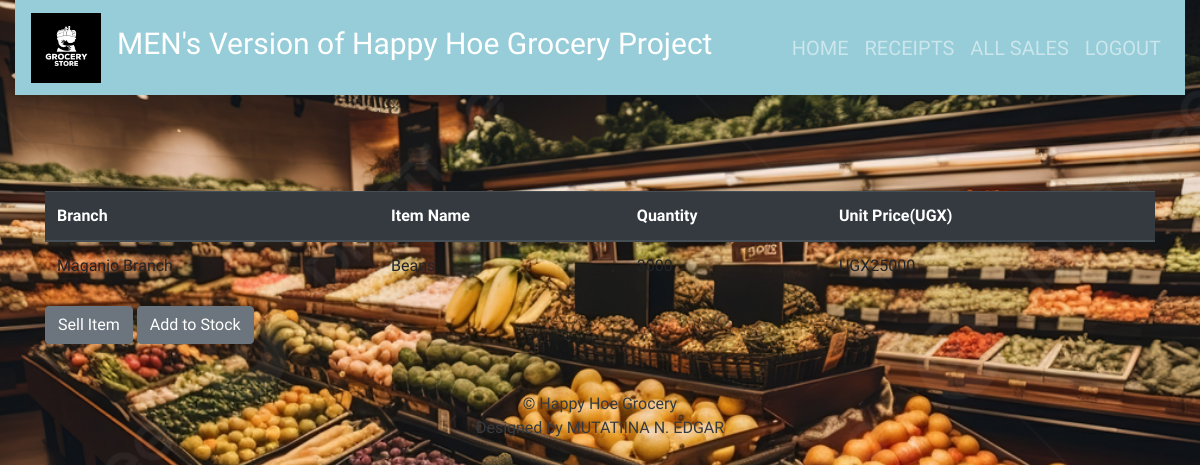
Page /home/9/ (signed in) on the committed database.
### kgl/models.py (models this page shows, shortened)
class Stockx(models.Model):
    item_name=models.CharField(max_length=50, null = True, blank=True)
    stock_branch_name=models.CharField(max_length=50, null = True, blank=True)
    stock_type=models.CharField(max_length=50, null = True, blank=True)
    stock_time_of_produce=models.CharField(max_length=50, null = True, blank=True)
    stock_contact=models.CharField(max_length=50, null = True, blank=True)
    stock_source = models.CharField(max_length=50, null = True, blank=True)
    unit_cost = models.IntegerField(default=10, null = True, blank=True)
    unit_price = models.IntegerField(default=0, null = True, blank=True)
    total_quantity = models.IntegerField(default=0, null = True, blank=True)
    issued_quantity = models.IntegerField(default=0, null = True, blank=True)

### kgl/views.py (the view)
# urls.py: path('home/<int:product_id>/',views.product_detail, name = 'product_detail'),
@login_required
def product_detail(request, product_id):
    product = Stockx.objects.get(id = product_id)
    return render(request,"kgl/product_detail.html", {'product': product})

### kgl/templates/kgl/product_detail.html
{% extends 'kgl/base.html'%}
{% block content%}
{% load static %}
<br></br>
<br></br>
<div class = "container">
  <table class="table">
    <thead class="thead-dark">
      <tr>
        <th scope="col">Branch</th>
        <th scope="col">Item Name</th>
        <th scope="col">Quantity</th>
        <th scope="col">Unit Price(UGX)</th>
      </tr>
    </thead>
    <tbody>
      <tr>
        <td>{{product.stock_branch_name}}</td>
        <td>{{product.item_name}}</td>
        <td>{{product.total_quantity}}</td>
        <td>UGX{{product.unit_price}}</td>
      </tr>
    </tbody>
  </table>
</div>
<div class = "container">
  <a href="{% url 'issue_item' product.id %}" ><input type="submit" value="Sell Item" class="btn btn-secondary" btn type="button"/></a>
  <a href="{% url 'add_to_stock' product.id %}" ><input type= "submit" value="Add to Stock" class="btn btn-secondary btn" type="button"/></a>
</div>
{% endblock%}

### kgl/static/kgl/main.css (style rules this page uses)
html,body { position: relative; overflow-x: hidden; background: url('kgl/static/kgl/images/index.jpg'); width: 100% !important; height: 100vh; display: table; position: relative; background-position: center; background-attachment: scroll; -o-background-size: cover; -moz-background-size: cover; -webkit-background-size: cover; background-size: cover; background-repeat: no-repeat; }
body { background-color: #e0d5bf; font-family: 'raleway'; }

### rows in the picture
Stockx: stock_branch_name "Maganjo Branch", item_name "Beans", total_quantity "3000", unit_price "25000"
